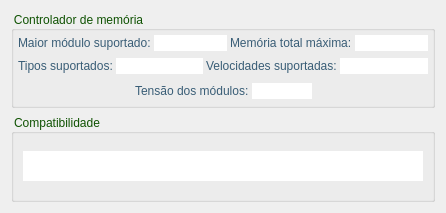
<?xml version="1.0" encoding="UTF-8"?>
<ui version="4.0">
 <class>FrameMemory</class>
 <widget class="QFrame" name="FrameMemory">
  <property name="geometry">
   <rect>
    <x>0</x>
    <y>0</y>
    <width>446</width>
    <height>213</height>
   </rect>
  </property>
  <property name="windowTitle">
   <string>GUIMemory</string>
  </property>
  <property name="frameShape">
   <enum>QFrame::NoFrame</enum>
  </property>
  <property name="frameShadow">
   <enum>QFrame::Plain</enum>
  </property>
  <layout class="QVBoxLayout" name="verticalLayout">
   <item>
    <widget class="QGroupBox" name="controllerGroupBox">
     <property name="styleSheet">
      <string notr="true">color: rgb(15, 82, 2);</string>
     </property>
     <property name="title">
      <string>Controlador de memória</string>
     </property>
     <layout class="QVBoxLayout" name="verticalLayout_2">
      <property name="spacing">
       <number>1</number>
      </property>
      <property name="margin">
       <number>1</number>
      </property>
      <item>
       <layout class="QHBoxLayout" name="horizontalLayout">
        <property name="spacing">
         <number>3</number>
        </property>
        <property name="margin">
         <number>3</number>
        </property>
        <item>
         <widget class="QLabel" name="maxModSizeLabel">
          <property name="styleSheet">
           <string notr="true">color: rgb(57, 93, 118);</string>
          </property>
          <property name="text">
           <string>Maior módulo suportado:</string>
          </property>
         </widget>
        </item>
        <item>
         <widget class="QLineEdit" name="maxModSizeLineEdit">
          <property name="styleSheet">
           <string notr="true">background-image: url(:/ldc_white_bckg/ldc_white_bckg.png);
color: rgb(0, 0, 0);</string>
          </property>
          <property name="frame">
           <bool>false</bool>
          </property>
          <property name="readOnly">
           <bool>true</bool>
          </property>
         </widget>
        </item>
        <item>
         <widget class="QLabel" name="maxTotalMemLabel">
          <property name="styleSheet">
           <string notr="true">color: rgb(57, 93, 118);</string>
          </property>
          <property name="text">
           <string>Memória total máxima:</string>
          </property>
         </widget>
        </item>
        <item>
         <widget class="QLineEdit" name="maxTotalMemLineEdit">
          <property name="styleSheet">
           <string notr="true">background-image: url(:/ldc_white_bckg/ldc_white_bckg.png);
color: rgb(0, 0, 0);</string>
          </property>
          <property name="frame">
           <bool>false</bool>
          </property>
          <property name="readOnly">
           <bool>true</bool>
          </property>
         </widget>
        </item>
       </layout>
      </item>
      <item>
       <layout class="QHBoxLayout" name="horizontalLayout_2">
        <property name="spacing">
         <number>3</number>
        </property>
        <property name="margin">
         <number>3</number>
        </property>
        <item>
         <widget class="QLabel" name="supTypesLabel">
          <property name="styleSheet">
           <string notr="true">color: rgb(57, 93, 118);</string>
          </property>
          <property name="text">
           <string>Tipos suportados:</string>
          </property>
         </widget>
        </item>
        <item>
         <widget class="QLineEdit" name="supTypesLineEdit">
          <property name="styleSheet">
           <string notr="true">background-image: url(:/ldc_white_bckg/ldc_white_bckg.png);
color: rgb(0, 0, 0);</string>
          </property>
          <property name="frame">
           <bool>false</bool>
          </property>
          <property name="readOnly">
           <bool>true</bool>
          </property>
         </widget>
        </item>
        <item>
         <widget class="QLabel" name="supSpeedsLabel">
          <property name="styleSheet">
           <string notr="true">color: rgb(57, 93, 118);</string>
          </property>
          <property name="text">
           <string>Velocidades suportadas:</string>
          </property>
         </widget>
        </item>
        <item>
         <widget class="QLineEdit" name="supSpeedsLineEdit">
          <property name="styleSheet">
           <string notr="true">background-image: url(:/ldc_white_bckg/ldc_white_bckg.png);
color: rgb(0, 0, 0);</string>
          </property>
          <property name="frame">
           <bool>false</bool>
          </property>
          <property name="readOnly">
           <bool>true</bool>
          </property>
         </widget>
        </item>
       </layout>
      </item>
      <item>
       <layout class="QHBoxLayout" name="horizontalLayout_3">
        <property name="spacing">
         <number>3</number>
        </property>
        <property name="margin">
         <number>3</number>
        </property>
        <item>
         <spacer name="horizontalSpacer">
          <property name="orientation">
           <enum>Qt::Horizontal</enum>
          </property>
          <property name="sizeHint" stdset="0">
           <size>
            <width>40</width>
            <height>20</height>
           </size>
          </property>
         </spacer>
        </item>
        <item>
         <widget class="QLabel" name="voltageLabel">
          <property name="styleSheet">
           <string notr="true">color: rgb(57, 93, 118);</string>
          </property>
          <property name="text">
           <string>Tensão dos módulos:</string>
          </property>
         </widget>
        </item>
        <item>
         <widget class="QLineEdit" name="voltageLineEdit">
          <property name="sizePolicy">
           <sizepolicy hsizetype="Maximum" vsizetype="Fixed">
            <horstretch>60</horstretch>
            <verstretch>0</verstretch>
           </sizepolicy>
          </property>
          <property name="maximumSize">
           <size>
            <width>60</width>
            <height>16777215</height>
           </size>
          </property>
          <property name="styleSheet">
           <string notr="true">background-image: url(:/ldc_white_bckg/ldc_white_bckg.png);
color: rgb(0, 0, 0);</string>
          </property>
          <property name="frame">
           <bool>false</bool>
          </property>
          <property name="readOnly">
           <bool>true</bool>
          </property>
         </widget>
        </item>
        <item>
         <spacer name="horizontalSpacer_2">
          <property name="orientation">
           <enum>Qt::Horizontal</enum>
          </property>
          <property name="sizeHint" stdset="0">
           <size>
            <width>40</width>
            <height>20</height>
           </size>
          </property>
         </spacer>
        </item>
       </layout>
      </item>
     </layout>
    </widget>
   </item>
   <item>
    <layout class="QGridLayout" name="modulesGridLayout">
     <property name="margin">
      <number>0</number>
     </property>
     <property name="spacing">
      <number>4</number>
     </property>
    </layout>
   </item>
   <item>
    <widget class="QGroupBox" name="groupBox">
     <property name="sizePolicy">
      <sizepolicy hsizetype="MinimumExpanding" vsizetype="Minimum">
       <horstretch>0</horstretch>
       <verstretch>0</verstretch>
      </sizepolicy>
     </property>
     <property name="styleSheet">
      <string notr="true">color: rgb(15, 82, 2);</string>
     </property>
     <property name="title">
      <string>Compatibilidade</string>
     </property>
     <layout class="QVBoxLayout" name="verticalLayout_3">
      <item>
       <widget class="QPlainTextEdit" name="compatTextEdit">
        <property name="sizePolicy">
         <sizepolicy hsizetype="Minimum" vsizetype="Maximum">
          <horstretch>0</horstretch>
          <verstretch>0</verstretch>
         </sizepolicy>
        </property>
        <property name="maximumSize">
         <size>
          <width>16777215</width>
          <height>30</height>
         </size>
        </property>
        <property name="styleSheet">
         <string>color: rgb(0, 0, 0);
background-color: rgb(255, 255, 255);</string>
        </property>
        <property name="frameShape">
         <enum>QFrame::NoFrame</enum>
        </property>
       </widget>
      </item>
     </layout>
    </widget>
   </item>
  </layout>
 </widget>
 <resources>
  <include location="../../gui/resources/ldc_resources.qrc"/>
 </resources>
 <connections/>
</ui>
